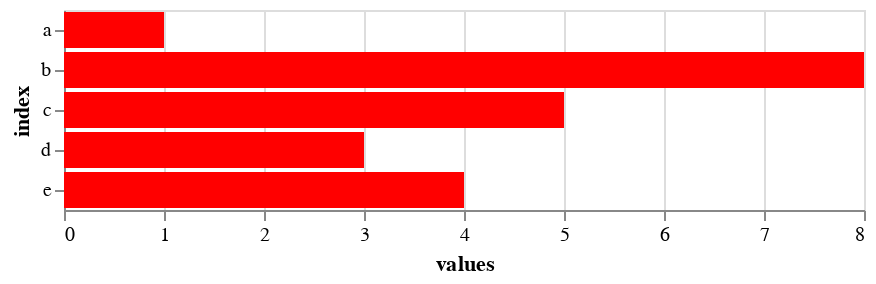

The notebook cell saved with this chart:
### Markdown cell above
- note that the de facto index is one of the colums so it can be called the same way
- switching the $x,y$ naturally makes a bar chart over a column chart
- we can also specify some attributes in the `mark` method, like `color`

### Code cell
alt.Chart(data).mark_bar(color = 'red').encode(
    y = 'index',
    x = 'values'
)

### Figure 1 — Vega-Lite specification as saved in the notebook (floating-point values rounded to 4 significant figures)
{"config": {"view": {"continuousWidth": 400, "continuousHeight": 300}}, "data": {"name": "data-19f03cef17279513428f4139c1988125"}, "mark": {"type": "bar", "color": "red"}, "encoding": {"x": {"type": "quantitative", "field": "values"}, "y": {"type": "nominal", "field": "index"}}, "$schema": "https://vega.github.io/schema/vega-lite/v4.8.1.json", "datasets": {"data-19f03cef17279513428f4139c1988125": [{"values": 1, "index": "a"}, {"values": 8, "index": "b"}, {"values": 5, "index": "c"}, {"values": 3, "index": "d"}, {"values": 4, "index": "e"}]}}
